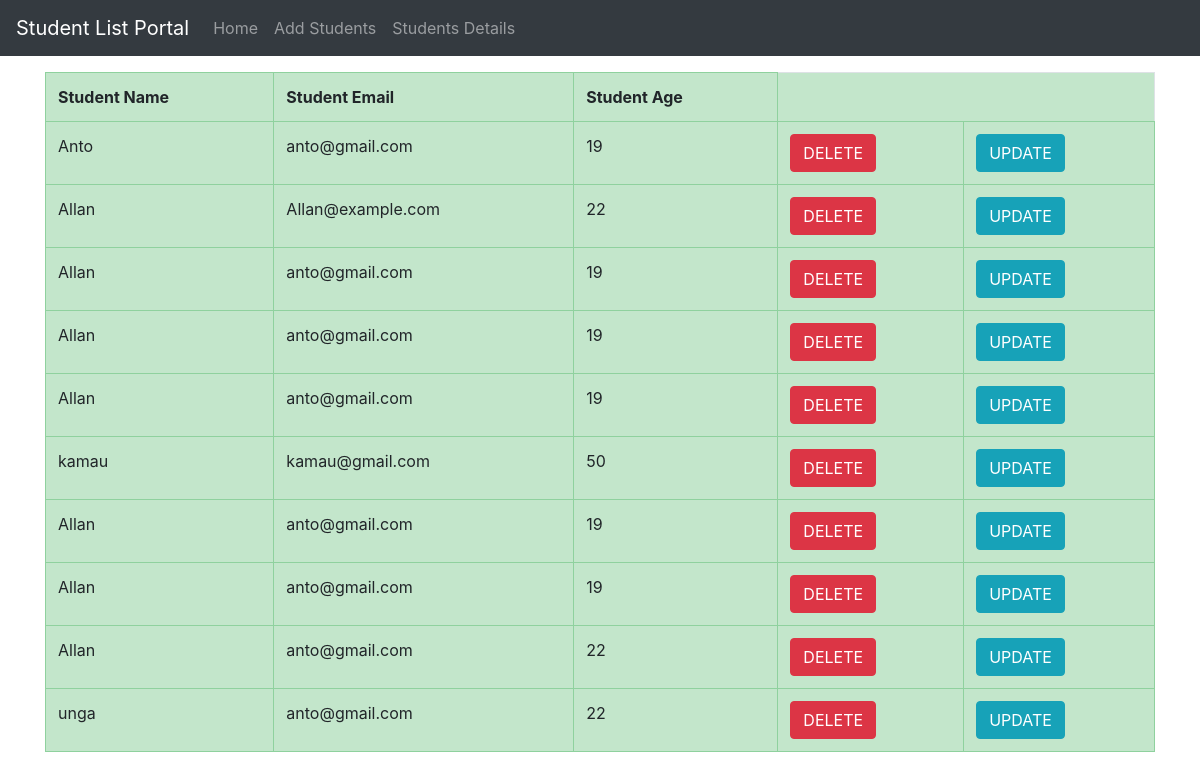
The page /students/ on the database its author committed.
### PersonalDjnagoProject/models.py (models this page shows)
class Students(models.Model):
        name = models.CharField(max_length=30, blank=False, null=False)
        email = models.CharField(max_length=30, blank=False, null=False)
        age = models.CharField(max_length=25, blank=False, null=False)

### PersonalDjnagoProject/views.py (the view)
# urls.py: path('students/', views.all_students, name='students-page')
def all_students(request):
    students = Students.objects.all()
    context = {"studentssssssssssssss": students}
    return render(request, 'student.html', context)

### templates/student.html
{% extends 'master.html' %}
{% load static %}
{% block content %}
<div class="container mt-3">
<table class="table table-success table-hover table-bordered">
    <tr>
        <th>Student Name</th>
        <th>Student Email</th>
        <th>Student Age</th>
    </tr>
    {% for student in studentssssssssssssss %}
     <tr>
                <td>{{ student.name }}</td>
                <td>{{ student.email }}</td>
                <td>{{ student.age }}</td>
                <td><a class="btn btn-danger" href="">DELETE</a></td>
                <td><a class="btn btn-info" href=""> UPDATE</a></td>
            </tr>
    {% endfor %}
</table>
</div>
{% endblock %}

### templates/master.html (shortened to what this page needs)
<!DOCTYPE html>
<html lang="en">
<head>
    {% load static %}
    <link rel="stylesheet" href="{% static 'bootstrap/css/bootstrap.css' %}">
    <link rel="stylesheet" href="{% static 'bootstrap/css/styles.css' %}">
</head>
<body>
<nav class="navbar navbar-expand-md bg-dark navbar-dark">
    <a class="navbar-brand" href={% url 'site-home' %}>Student List Portal</a>
    <div class="collapse navbar-collapse" id="collapsibleNavbar">
        <ul class="navbar-nav">
            <li class="nav-item">
                <a class="nav-link" href={% url 'site-home' %} >Home</a>
            </li>
            <li class="nav-item">
                <a   class="nav-link" href={% url 'add-student-page' %}>Add Students</a>
            </li>
            <li class="nav-item">
                <a class="nav-link" href={% url 'students-page' %}>Students Details</a>
            </li>
        </ul>
    </div>
</nav>
<section>
    {% block content %}
    {% endblock %}
</section>
</body>
</html>

### rows shown on the page
Students: name "Anto", email "anto@gmail.com", age "19"
Students: name "Allan", email "Allan@example.com", age "22"
Students: name "Allan", email "anto@gmail.com", age "19"
Students: name "Allan", email "anto@gmail.com", age "19"
Students: name "Allan", email "anto@gmail.com", age "19"
Students: name "kamau", email "kamau@gmail.com", age "50"
Students: name "Allan", email "anto@gmail.com", age "19"
Students: name "Allan", email "anto@gmail.com", age "19"
Students: name "Allan", email "anto@gmail.com", age "22"
Students: name "unga", email "anto@gmail.com", age "22"
